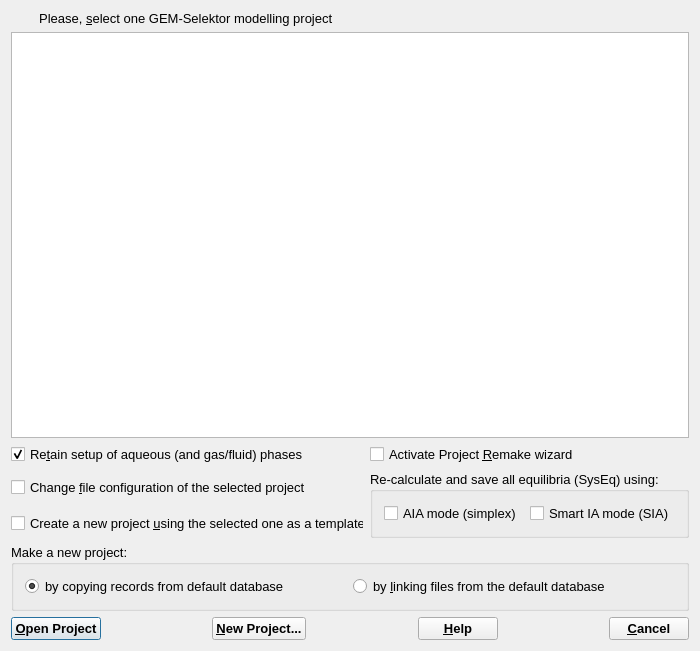
<?xml version="1.0" encoding="UTF-8"?>
<ui version="4.0">
 <comment>Dialog for selecting profile record</comment>
 <class>KeyProfileData</class>
 <widget class="QDialog" name="KeyProfileData">
  <property name="geometry">
   <rect>
    <x>0</x>
    <y>0</y>
    <width>700</width>
    <height>651</height>
   </rect>
  </property>
  <property name="minimumSize">
   <size>
    <width>450</width>
    <height>400</height>
   </size>
  </property>
  <property name="font">
   <font>
    <pointsize>10</pointsize>
   </font>
  </property>
  <property name="windowTitle">
   <string>GEM-Selektor v.2-PSI: Modelling Projects</string>
  </property>
  <layout class="QGridLayout" name="gridLayout">
   <item row="6" column="0" colspan="2">
    <layout class="QHBoxLayout">
     <item>
      <widget class="QPushButton" name="pGO_OKButton">
       <property name="sizePolicy">
        <sizepolicy hsizetype="Minimum" vsizetype="Minimum">
         <horstretch>0</horstretch>
         <verstretch>0</verstretch>
        </sizepolicy>
       </property>
       <property name="font">
        <font>
         <weight>75</weight>
         <bold>true</bold>
        </font>
       </property>
       <property name="toolTip">
        <string>This will open and load a selected Modelling Project</string>
       </property>
       <property name="text">
        <string>&amp;Open Project</string>
       </property>
       <property name="default">
        <bool>true</bool>
       </property>
      </widget>
     </item>
     <item>
      <spacer name="horizontalSpacer">
       <property name="orientation">
        <enum>Qt::Horizontal</enum>
       </property>
       <property name="sizeHint" stdset="0">
        <size>
         <width>40</width>
         <height>20</height>
        </size>
       </property>
      </spacer>
     </item>
     <item>
      <widget class="QPushButton" name="pNewProfBtn">
       <property name="sizePolicy">
        <sizepolicy hsizetype="Minimum" vsizetype="Minimum">
         <horstretch>0</horstretch>
         <verstretch>0</verstretch>
        </sizepolicy>
       </property>
       <property name="font">
        <font>
         <weight>75</weight>
         <bold>true</bold>
        </font>
       </property>
       <property name="toolTip">
        <string>This will start the wizard for setting up a new Modelling Project</string>
       </property>
       <property name="text">
        <string>&amp;New Project...</string>
       </property>
      </widget>
     </item>
     <item>
      <spacer name="horizontalSpacer_2">
       <property name="orientation">
        <enum>Qt::Horizontal</enum>
       </property>
       <property name="sizeHint" stdset="0">
        <size>
         <width>40</width>
         <height>20</height>
        </size>
       </property>
      </spacer>
     </item>
     <item>
      <widget class="QPushButton" name="pHelpButton">
       <property name="sizePolicy">
        <sizepolicy hsizetype="Minimum" vsizetype="Minimum">
         <horstretch>0</horstretch>
         <verstretch>0</verstretch>
        </sizepolicy>
       </property>
       <property name="font">
        <font>
         <weight>75</weight>
         <bold>true</bold>
        </font>
       </property>
       <property name="toolTip">
        <string>Learn about Modelling Project concept and project configuration</string>
       </property>
       <property name="text">
        <string>&amp;Help</string>
       </property>
      </widget>
     </item>
     <item>
      <spacer name="horizontalSpacer_3">
       <property name="orientation">
        <enum>Qt::Horizontal</enum>
       </property>
       <property name="sizeHint" stdset="0">
        <size>
         <width>40</width>
         <height>20</height>
        </size>
       </property>
      </spacer>
     </item>
     <item>
      <widget class="QPushButton" name="pCancelButton">
       <property name="sizePolicy">
        <sizepolicy hsizetype="Minimum" vsizetype="Minimum">
         <horstretch>0</horstretch>
         <verstretch>0</verstretch>
        </sizepolicy>
       </property>
       <property name="font">
        <font>
         <weight>75</weight>
         <bold>true</bold>
        </font>
       </property>
       <property name="text">
        <string>&amp;Cancel</string>
       </property>
      </widget>
     </item>
    </layout>
   </item>
   <item row="0" column="0">
    <widget class="QLabel" name="pLabel">
     <property name="text">
      <string>Please, &amp;select one GEM-Selektor modelling project </string>
     </property>
     <property name="alignment">
      <set>Qt::AlignCenter</set>
     </property>
     <property name="wordWrap">
      <bool>false</bool>
     </property>
     <property name="buddy">
      <cstring>pList</cstring>
     </property>
    </widget>
   </item>
   <item row="1" column="0" colspan="2">
    <widget class="QListWidget" name="pList">
     <property name="selectionRectVisible">
      <bool>false</bool>
     </property>
    </widget>
   </item>
   <item row="2" column="0">
    <widget class="QCheckBox" name="pAqGas">
     <property name="toolTip">
      <string>Uncheck to use different models of aqueous and/or gas phases</string>
     </property>
     <property name="text">
      <string>Re&amp;tain setup of aqueous (and gas/fluid) phases</string>
     </property>
     <property name="checked">
      <bool>true</bool>
     </property>
    </widget>
   </item>
   <item row="2" column="1">
    <widget class="QCheckBox" name="CheckBox4">
     <property name="text">
      <string>Activate Project &amp;Remake wizard</string>
     </property>
    </widget>
   </item>
   <item row="3" column="0">
    <widget class="QCheckBox" name="pFiles">
     <property name="enabled">
      <bool>true</bool>
     </property>
     <property name="acceptDrops">
      <bool>false</bool>
     </property>
     <property name="toolTip">
      <string/>
     </property>
     <property name="text">
      <string>Change &amp;file configuration of the selected project</string>
     </property>
     <property name="checked">
      <bool>false</bool>
     </property>
    </widget>
   </item>
   <item row="3" column="1" rowspan="2">
    <widget class="QGroupBox" name="groupBox_2">
     <property name="title">
      <string>Re-calculate and save all equilibria (SysEq) using:</string>
     </property>
     <layout class="QHBoxLayout" name="horizontalLayout">
      <item>
       <widget class="QCheckBox" name="pRe_runIA">
        <property name="text">
         <string>AIA mode (simplex)</string>
        </property>
       </widget>
      </item>
      <item>
       <widget class="QCheckBox" name="pRe_runSmart">
        <property name="text">
         <string>Smart IA mode (SIA)</string>
        </property>
       </widget>
      </item>
     </layout>
     <zorder>pRe_runSmart</zorder>
     <zorder>pRe_runIA</zorder>
    </widget>
   </item>
   <item row="4" column="0">
    <widget class="QCheckBox" name="pTemplate">
     <property name="enabled">
      <bool>true</bool>
     </property>
     <property name="acceptDrops">
      <bool>false</bool>
     </property>
     <property name="toolTip">
      <string/>
     </property>
     <property name="text">
      <string>Create a new project &amp;using the selected one as a template</string>
     </property>
     <property name="checked">
      <bool>false</bool>
     </property>
    </widget>
   </item>
   <item row="5" column="0" colspan="2">
    <widget class="QGroupBox" name="groupBox">
     <property name="title">
      <string>Make a new project:</string>
     </property>
     <layout class="QHBoxLayout" name="horizontalLayout_2">
      <item>
       <widget class="QRadioButton" name="rbNewPrMode">
        <property name="toolTip">
         <string>Switch on to select elements and copy all related data from default database into new project</string>
        </property>
        <property name="text">
         <string>by copying records from default database </string>
        </property>
        <property name="checked">
         <bool>true</bool>
        </property>
       </widget>
      </item>
      <item>
       <widget class="QRadioButton" name="rbOldPrMode">
        <property name="toolTip">
         <string>Switch on to select files from default database and link them to form a new project</string>
        </property>
        <property name="text">
         <string>by &amp;linking files from the default database</string>
        </property>
       </widget>
      </item>
     </layout>
    </widget>
   </item>
  </layout>
 </widget>
 <layoutdefault spacing="6" margin="11"/>
 <tabstops>
  <tabstop>pList</tabstop>
  <tabstop>pAqGas</tabstop>
  <tabstop>pFiles</tabstop>
  <tabstop>pTemplate</tabstop>
  <tabstop>CheckBox4</tabstop>
  <tabstop>pRe_runIA</tabstop>
  <tabstop>pRe_runSmart</tabstop>
  <tabstop>pGO_OKButton</tabstop>
  <tabstop>pHelpButton</tabstop>
  <tabstop>pCancelButton</tabstop>
 </tabstops>
 <resources/>
 <connections>
  <connection>
   <sender>pNewProfBtn</sender>
   <signal>clicked()</signal>
   <receiver>KeyProfileData</receiver>
   <slot>CmNew()</slot>
   <hints>
    <hint type="sourcelabel">
     <x>20</x>
     <y>20</y>
    </hint>
    <hint type="destinationlabel">
     <x>20</x>
     <y>20</y>
    </hint>
   </hints>
  </connection>
  <connection>
   <sender>pGO_OKButton</sender>
   <signal>clicked()</signal>
   <receiver>KeyProfileData</receiver>
   <slot>accept()</slot>
   <hints>
    <hint type="sourcelabel">
     <x>20</x>
     <y>20</y>
    </hint>
    <hint type="destinationlabel">
     <x>20</x>
     <y>20</y>
    </hint>
   </hints>
  </connection>
  <connection>
   <sender>pCancelButton</sender>
   <signal>clicked()</signal>
   <receiver>KeyProfileData</receiver>
   <slot>reject()</slot>
   <hints>
    <hint type="sourcelabel">
     <x>20</x>
     <y>20</y>
    </hint>
    <hint type="destinationlabel">
     <x>20</x>
     <y>20</y>
    </hint>
   </hints>
  </connection>
  <connection>
   <sender>pHelpButton</sender>
   <signal>clicked()</signal>
   <receiver>KeyProfileData</receiver>
   <slot>CmHelp()</slot>
   <hints>
    <hint type="sourcelabel">
     <x>20</x>
     <y>20</y>
    </hint>
    <hint type="destinationlabel">
     <x>20</x>
     <y>20</y>
    </hint>
   </hints>
  </connection>
 </connections>
</ui>
